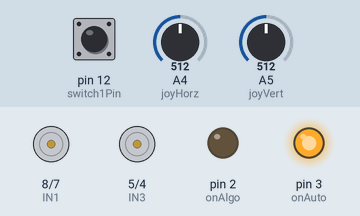
A sketch run on a simulated Arduino Uno, built with avr-gcc and run on an emulated ATmega328P. Parts: motor-driver pin pairs drawn as motors (green arrow = first pin HIGH = forward, orange = second pin HIGH = backward, longer = more drive, scaled by the enable pin), output pins drawn as LEDs (lit = HIGH). The inputs (shaded band) are chosen by the test bench; at power-on: pin 12 (switch1Pin) HIGH, A4 (joyHorz) = 512, A5 (joyVert) = 512.

Above: at 0.2 s.
1.3 s: pin 12 (switch1Pin) pulled LOW for 1 s
At 2.8 s:
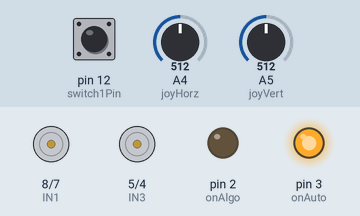
4.9 s: pin 12 (switch1Pin) pulled LOW for 3.2 s
At 6.8 s:
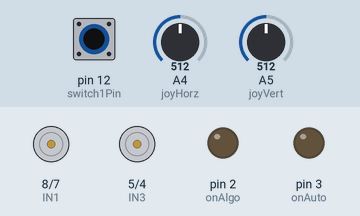
Timing chart, 0 to 9.6 s (numbered marks = the images above; inputs shaded):
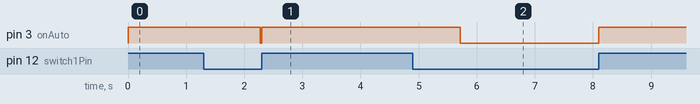

Measured:
- after the input at 1.3 s, pin 3 (onAuto): HIGH → LOW after 0.98 s, → HIGH 0.02 s later
- after the input at 4.9 s, pin 3 (onAuto): HIGH → LOW after 0.81 s, → HIGH 2.4 s later

The sketch:

BiAxisOpenLoop.ino
```cpp
//================JOSTIC MANUAL CONTROL
int joyVert = A5;
int joyHorz = A4;
int motorSpeed1 = 0;
int motorSpeed2 = 0;
int joyposVert = 512;
int joyposHorz = 512;
//SETTING MOTOR INPUTS PINS
int enA = 9;
int enB = 10;
int IN1 = 8;
int IN2 = 7;
int IN3 = 5;
int IN4 = 4;
//SETTING MODE INDICATOR
int onAuto = 3;
int onAlgo = 2;
int switch1Pin = 12;
int onoffswitch = 0;
void mAstop(){
  digitalWrite(enA, LOW);
  digitalWrite(IN1, LOW);
  digitalWrite(IN2, LOW);}
void mBstop(){
  digitalWrite(enB, LOW);
  digitalWrite(IN3, LOW);
  digitalWrite(IN4, LOW);}

void setup() {
  // Set all the motor control pins to outputs:
  pinMode(enA,OUTPUT);
  pinMode(enB,OUTPUT);
  pinMode(IN1,OUTPUT);
  pinMode(IN2,OUTPUT);
  pinMode(IN3,OUTPUT);
  pinMode(IN4,OUTPUT);
  pinMode(onAuto,OUTPUT);
  pinMode(onAlgo,OUTPUT);
  pinMode (12, INPUT);
  pinMode (13, INPUT);
  //==================LDR PINS
  pinMode (A0, INPUT);
  pinMode (A1, INPUT);
  pinMode (A3, INPUT);
  pinMode (A4, INPUT);
  pinMode (8, OUTPUT);
  pinMode (7, OUTPUT);
  pinMode (5, OUTPUT);
  pinMode (4, OUTPUT);
}
void loop() {
  //================================GET JOYSTICK POSITIONS (X,Y)
  digitalWrite(IN1, LOW);
  digitalWrite(IN2, LOW);
  digitalWrite(IN3, LOW);
  digitalWrite(IN4, LOW);

  digitalWrite(onAuto, LOW);
  digitalWrite(onAlgo, LOW);

  onoffswitch = digitalRead(switch1Pin);

 while  (onoffswitch == LOW  ){
  //READING JOYSTIK POSITION
  digitalWrite(onAuto, LOW);
  //digitalWrite(onAlgo, HIGH);

  joyposVert = analogRead(joyVert);
  joyposHorz = analogRead(joyHorz);

  //================================SET Y POSITION  MOTOR A
  if (joyposVert < 400){
   mBstop();
   digitalWrite(IN1, LOW);
   digitalWrite(IN2, HIGH);

   //Motor speed
   joyposVert = joyposVert - 400;
   joyposVert = joyposVert * -1;

  //Convert to range 0-255
   motorSpeed1 = map(joyposVert,0,400,0,255);

   onoffswitch = digitalRead(switch1Pin);
  }
   else if (joyposVert > 600){
   mBstop();
   digitalWrite(IN1, HIGH);
   digitalWrite(IN2, LOW);

   motorSpeed1 = map(joyposVert,600,1023,0,255);
   onoffswitch = digitalRead(switch1Pin);
   }
   else{
   //Stopped
   digitalWrite(IN1, LOW);
   digitalWrite(IN2, LOW);
   motorSpeed1 = 0;
   onoffswitch = digitalRead(switch1Pin);
  }

  //================================SET X POSITION  MOTOR B
  if (joyposHorz < 400){
   mAstop();
   digitalWrite(IN3, HIGH);
   digitalWrite(IN4, LOW);

   //Motor speed
   joyposHorz = joyposHorz - 400;
   joyposHorz = joyposHorz * -1;

  //Convert to range 0-255
   joyposHorz = map(joyposHorz,0,400,0, 255);

   motorSpeed2 = motorSpeed2 + joyposHorz;

   if(motorSpeed2 < 0)motorSpeed2 = 0;
   if(motorSpeed2 > 255)motorSpeed2 = 255;

   onoffswitch = digitalRead(switch1Pin);
  }
   else if (joyposHorz > 600){
   mAstop();
   digitalWrite(IN3, LOW);
   digitalWrite(IN4, HIGH);

   joyposHorz = map(joyposHorz,0,400,0, 255);

    motorSpeed2 = motorSpeed2 + joyposHorz;

   if(motorSpeed2 < 0)motorSpeed2 = 0;
   if(motorSpeed2 > 255)motorSpeed2 = 255;

   onoffswitch = digitalRead(switch1Pin);
   }
   else{
   //Stopped
   digitalWrite(IN3, LOW);
   digitalWrite(IN4, LOW);
  onoffswitch = digitalRead(switch1Pin);
  }

   //Prevent buzz
   if(motorSpeed1<8)motorSpeed1 = 0;
   if(motorSpeed2<8)motorSpeed2 = 0;
   onoffswitch = digitalRead(switch1Pin);

 }
 onoffswitch = digitalRead(switch1Pin);

  //====================================AUTOMATICAL PANEL CODE
  //While ON AUTO

  int i = 0;//Compteur AUTO CODE
  int j = 0;
 while (onoffswitch == HIGH){

  digitalWrite(onAuto, HIGH);
  digitalWrite(onAlgo, LOW);
  onoffswitch = digitalRead(switch1Pin);
     while (i < 10 && j < 9 && onoffswitch == HIGH){
        //AZIMUT AXIS
        digitalWrite(IN3, LOW);
        digitalWrite(IN4, HIGH);
        onoffswitch = digitalRead(switch1Pin);
        delay(78);
        digitalWrite(IN3, LOW);
        digitalWrite(IN4, LOW);
        //ELEVATION AXIS
      if (j < 6){
        digitalWrite(IN1, HIGH);
        digitalWrite(IN2, LOW);
        onoffswitch = digitalRead(switch1Pin);
        delay(60.5);
        digitalWrite(IN1, LOW);
        digitalWrite(IN2, LOW);
        onoffswitch = digitalRead(switch1Pin);
      }
      onoffswitch = digitalRead(switch1Pin);
      if (j >= 6){
      digitalWrite(IN2, HIGH);
      digitalWrite(IN1, LOW);
     onoffswitch = digitalRead(switch1Pin);
      delay(20.5);
        digitalWrite(IN2, LOW);
        digitalWrite(IN1, LOW);
     onoffswitch = digitalRead(switch1Pin);
      }
      delay(1000);
       i = i + 1;
       j = j + 1;
      onoffswitch = digitalRead(switch1Pin);
  }//WHILE END
  if (i >= 8 &&  onoffswitch == HIGH){
  digitalWrite(IN3, HIGH);
    onoffswitch = digitalRead(switch1Pin);
   delay(937.5);
   digitalWrite(IN3, LOW);
   digitalWrite(IN4, LOW);

   digitalWrite(IN1, HIGH);
   delay(550.8);
   digitalWrite(IN3, LOW);
   digitalWrite(IN4, LOW);
   digitalWrite(IN1, LOW);
   digitalWrite(IN2, LOW);
     onoffswitch = digitalRead(switch1Pin);
   delay(6000);
   i = 0;
   j = 0;
     onoffswitch = digitalRead(switch1Pin);
  }
     onoffswitch = digitalRead(switch1Pin);
 }}
```
